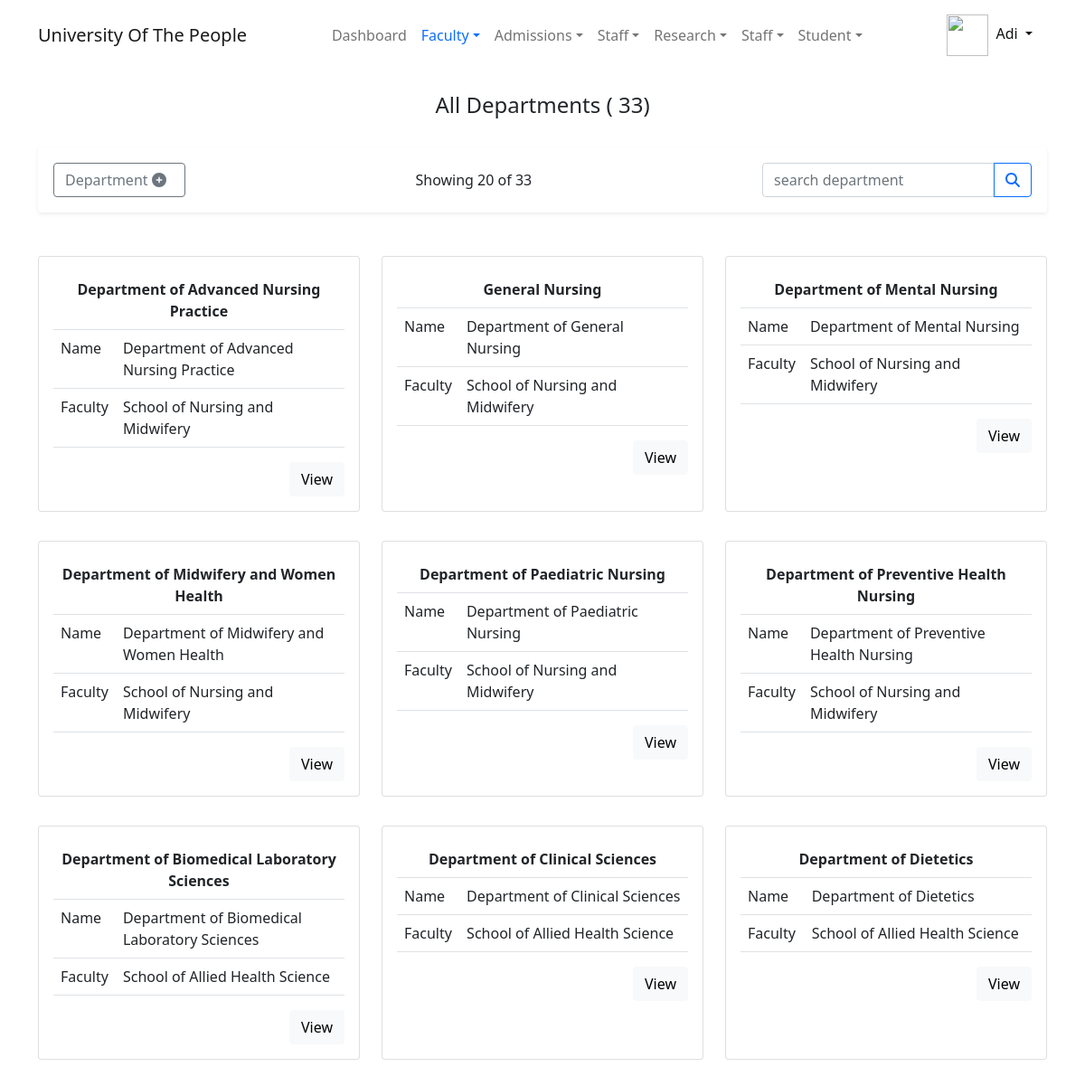
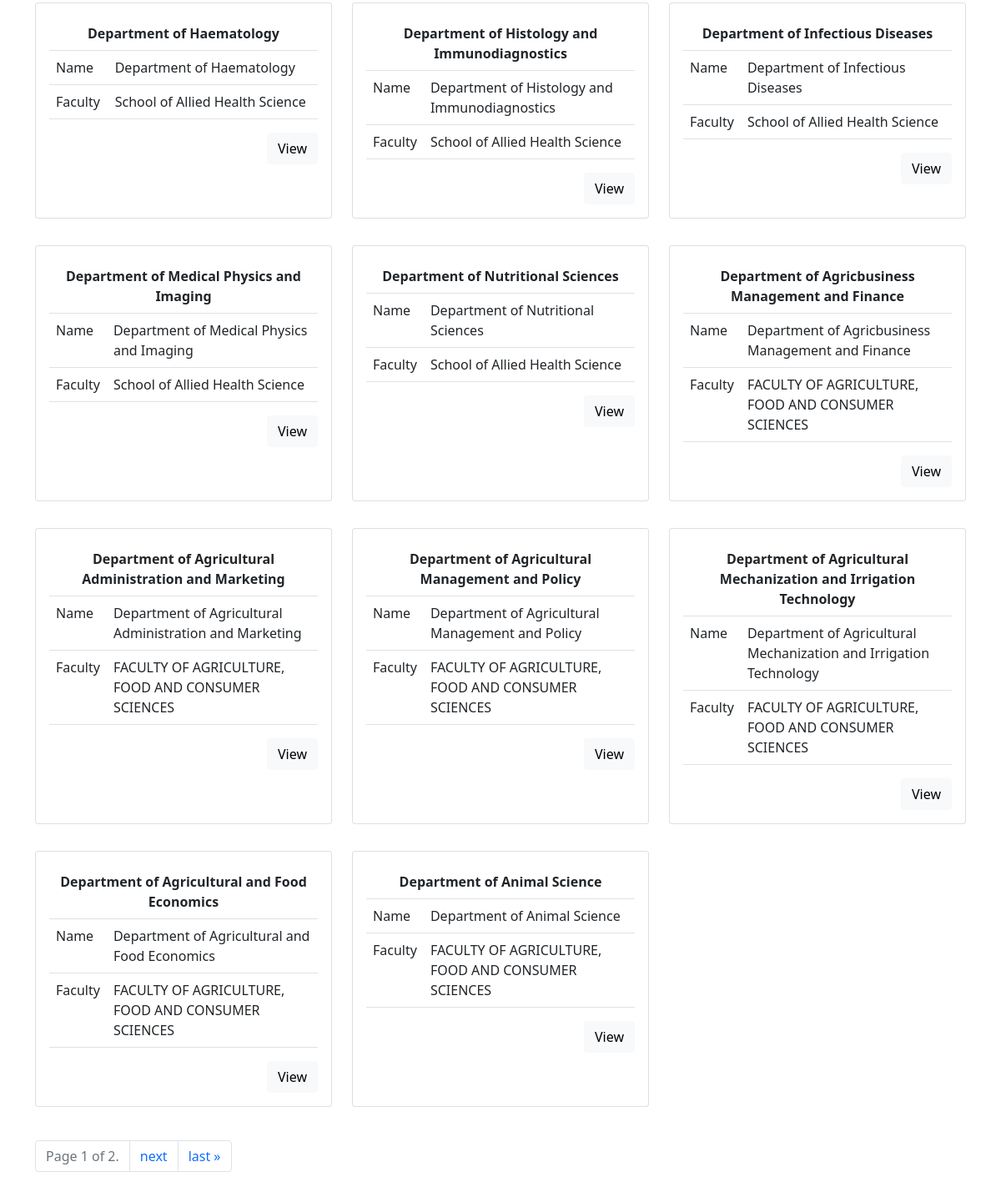
The page /department/all/ (signed in) on the database its author committed (2 pictures, top to bottom).
### accounts/models.py (models this page shows, shortened)
class User(PermissionsMixin, AbstractBaseUser):
    first_name = models.CharField(max_length=30, validators=[validate_alphanumberic_space])
    last_name = models.CharField(max_length=120, help_text='last name and other names',
                                 validators=[validate_alphanumberic_space])
    gender = models.CharField(max_length=5, choices=GenderChoices.choices, null=True)
    date_of_birth = models.DateField(null=True)
    email = models.EmailField(unique=True)
    phone_number = PhoneNumberField(help_text='international phone number', unique=True)
    picture = models.ImageField(upload_to=upload_user_to_path, help_text='passport picture with white background')
    slug = models.SlugField(null=True, unique=True)
    is_online = models.BooleanField(default=False)
    is_active = models.BooleanField(default=True)
    is_admin = models.BooleanField(default=False)
    is_superuser = models.BooleanField(default=False)
    timestamp = models.DateTimeField(auto_now=True)
    identity = models.CharField(unique=True, null=True, max_length=30)
    session_key = models.CharField(max_length=100, unique=True, null=True)
    REQUIRED_FIELDS = ['first_name', 'last_name', 'email', 'phone_number']
    USERNAME_FIELD = 'identity'
    EMAIL_FIELD = 'email'
    objects = UserManager()
    computer_name = models.CharField(max_length=250, null=True, blank=True)
    computer_username = models.CharField(max_length=250, null=True, blank=True)
    http_sec_ch_ua = models.CharField(max_length=250, null=True, blank=True)
    os = models.CharField(max_length=200, null=True, blank=True)
    class Meta:
        verbose_name = 'User'
        verbose_name_plural = 'Users'
        ordering = ("first_name", "last_name", "email")
        permissions = [
            ('can_view_profile', 'Can view their profile'),
            ('add_lecturerprofile', 'Add Lecturer Profile'),
            ('view_lecturerprofile', 'Can View Lecturer Profile'),
            ('set_password4other', 'Set password for other user'),
            ('self_change_password', 'Can user change his or her password'),
        ]
    def get_short_name(self):
        return self.first_name

### department/models.py (models this page shows, shortened)
class Department(models.Model):
    faculty = models.ForeignKey(
        on_delete=models.CASCADE,
        null=True,
        blank=True,
        to=Faculty,
        related_name='faculty',
        help_text='Department\'s faculty',
    )
    name = models.CharField(
        max_length=120,
        help_text='The name of the department.',
        unique=True,
    )
    short_form = models.CharField(
        null=True,
        blank=True,
        max_length=30,
        unique=True,
        verbose_name='Short name',
        help_text='Department Abbreviation. Short name/form'
    )
    slug = models.SlugField(unique=True)
    updated = models.DateTimeField(auto_now=True)
    created_by = models.ForeignKey(User, on_delete=models.CASCADE)
    picture = models.ImageField(null=True, blank=True, upload_to=upload_picture_to)
    objects = DepartmentManager()
    class Meta:
        db_table = 'department'
        verbose_name_plural = 'Departments'
        verbose_name = 'department'
        permissions = [
            ('list_department', 'can view departments list')
        ]
    def get_absolute_url(self):
        return reverse('Department:detail', kwargs={
            'slug': self.slug
        })

### faculty/models.py (models this page shows, shortened)
class Faculty(models.Model):
    name = models.CharField(max_length=120, unique=True, validators=(validation.validate_alphanumberic_space,),
                            help_text='Name of Faculty,College, or School'
                            )
    slug = models.SlugField(unique=True)
    icon = models.ImageField(help_text='Faculty icon', upload_to=upload_icon_to)
    picture = models.ImageField(help_text='Picture of the faculty building, student , etc.', upload_to=upload_picture_to)
    note = RichTextField(null=True, blank=True)
    timestamp = models.DateTimeField(auto_now_add=True)
    objects = FacultyManager()
    class Meta:
        db_table = 'faculty'
        verbose_name_plural = 'Faculties'
        verbose_name = 'Faculty'
    def __str__(self):
        return self.name

### department/views.py (the view)
# urls.py: path('all/', DepartmentsListView.as_view(), name='list'),
class DepartmentsListView(LoginRequiredMixin, PermissionRequiredMixin, ListView):
    model = Department
    permission_denied_message = permission_denied_msg('view')
    template_name = 'department/admin/list.html'
    permission_required = 'department.view_department'
    paginate_by = 20
    def get_context_data(self, **kwargs):
        ctx = super(DepartmentsListView, self).get_context_data(**kwargs)
        ctx['title'] = 'All Departments'
        ctx['header'] = 'All Departments'
        ctx["empty_text"] = self.get_empty_text()
        ctx['hasPerms'] = self.can_user_add_department()
        ctx['department_query'] = self.get_department_query()
        ctx['top_badge'] = self.get_top_badge()
        ctx['department_qry_cnt_msg'] = self.get_department_counts_msg()
        return ctx
    def get_top_badge(self):
        return ' %s' % self.model.objects.count()
    def get_department_counts_msg(self):
        counts = self.object_list.count()
        query = self.get_department_query()
        if query:
            if counts > 1:
                return f'"<b>{query}</b>" matches {counts} departments'
            return f'"<b>{query}</b>" match {counts} department'
    def get_department_query(self):
        return self.request.GET.get('department_query')
    def can_user_add_department(self):
        user = self.request.user
        return user.has_perm('department.add_department')
    def get_empty_text(self):
        query = self.get_department_query()
        if query:
            return f'"<b>{query}</b>" matches no department in the system'
        return 'There is no department in the system yet'
    def get_queryset(self):
        return self.model.objects.search(self.get_department_query())

### Home/templatetags/institution_extra.py (called while the page is built)
@register.simple_tag(name='institutionFullName')
def get_institution_fullname_name():
    return settings.COLLEGE_FULL_NAME

@register.simple_tag(name='institutionShortName')
def get_institution_short_name():
    return settings.COLLEGE_SHORT_NAME

### accounts/LoginSessionMiddleWare.py (called while the page is built)
    def __call__(self, request):
        user = request.user
        if user.is_authenticated:
            stored_session_key = user.session_key
            if stored_session_key and stored_session_key != request.session.session_key:
                try:
                    Session.objects.get(session_key=stored_session_key).delete()
                except Session.DoesNotExist:
                    pass
            user.session_key = request.session.session_key
            user.computer_name = request.META.get('COMPUTERNAME')
            user.computer_username = request.META.get('USERNAME')
            user.http_sec_ch_ua = request.META.get('HTTP_SEC_CH_UA')
            user.os = request.META.get('OS')
            user.save()
        response = self.get_response(request)
        return response

### accounts/models.py (called while the page is built)
@receiver(models.signals.pre_save, sender=User)
def auto_slug(sender, instance, **kwargs):
    if not instance.slug:
        instance.slug = unique_slug_generate(instance)

@receiver(models.signals.post_save, sender=User)
def auto_logout_user(sender, instance, **kwargs):
    if not instance.is_online:
        try:
            session = Session.objects.get(session_key=instance.session_key)
            session.delete()
        except Session.DoesNotExist:
            pass

### department/models.py (called while the page is built)
    def search(self, name):
        if name:
            return self.filter(name__icontains=name)
        else:
            return self.all()

### department/templates/department/admin/list.html (shortened to what this page needs)
{% extends 'base/admin/base.html' %}
{% block container %}
    <div class="container">
        <div class="row my-4">
            <div class="col-auto mx-auto">
                <h4 class="text-center">{{ header }} {% if top_badge %}({{ top_badge }}){% endif %}</h4>
            </div>
        </div>
        <div class="row">
            <div class="col-12">
                 <div class="alert shadow-sm d-flex flex-column gap-2 flex-md-row justify-content-between align-items-baseline">
                     {% if hasPerms %}
                         <a href="{% url 'Department:create' %}{% if faculty_sug %}?facultyslug={{ faculty_sug }}{% endif %}" class="btn btn-outline-secondary" onclick="dynamicSpinner(this)">Department <span class="fa fa-plus-circle me-2"></span></a>
                     {% endif %}
                 {% if department_qry_cnt_msg %}
                     <h6>{{ department_qry_cnt_msg|safe }}</h6>
                     {% else %}
                     <h6>Showing {{ page_obj.object_list.count }} of {{ top_badge }}</h6>
                 {% endif %}
                     <form action="" method="get">
                        <div class="input-group">
                            <input name="department_query" type="search" value="{{ department_query|default:'' }}" placeholder="search department" class="form-control">
                            <button onclick="dynamicSpinner(this)" type="submit" class="btn btn-outline-primary"><span class="fa fa-search" title="search"></span></button>
                        </div>
                     </form>
                 </div>
            </div>
        </div>
        {% if page_obj %}
            <div class="row my-3">
                {% for department in page_obj %}
                    <div class="col-md-6 col-lg-4 my-3">
                        <div class="card hover_shadow h-100">
                            <div class="card-body table-responsive">
                                <table class="table">
                                    <tr>
                                        <th colspan="2" class="text-center">{{ department.short_form|default:department.name }}</th>
                                    </tr>
                                    <tr>
                                        <td>Name</td>
                                        <td>{{ department.name }}</td>
                                    </tr>
                                    <tr>
                                        <td>Faculty</td>
                                        <td>{{ department.faculty|default:'---' }}</td>
                                    </tr>
                                </table>
                                <div class="d-flex justify-content-end">
                                    <a onclick="dynamicSpinner(this)" class="btn btn-light" href="{{ department.get_absolute_url }}">View</a>
                                </div>
                            </div>
                        </div>
                    </div>
                {% endfor %}
            </div>
        {% endif %}
        <div class="row my-4">
            <div class="col">
                <div class="pagination">
                    <div class="page-item disabled">
                        <span class="page-link">
                            Page {{ page_obj.number }} of {{ page_obj.paginator.num_pages }}.
                        </span>
                    </div>
                    {% if page_obj.has_next %}
                        <div class="page-item">
                            <a class="page-link" href="?page={{ page_obj.next_page_number }}">next</a>
                        </div>
                        <div class="page-item">
                            <a class="page-link" href="?page={{ page_obj.paginator.num_pages }}">last &raquo;</a>
                        </div>
                    {% endif %}
                </div>
            </div>
        </div>
    </div>
{% endblock %}

### templates/base/admin/userMiniMenu.html (shortened to what this page needs)
{% load static %}
{% with admin=request.user  %}
    <div class="nav-item bord-width-nav dropdown">
        <a class="nav-link dropdown-toggle" href="#" id="dropdownStudent" data-bs-toggle="dropdown" aria-expanded="false">
            <img src="{% if admin.picture  %}{{ admin.picture.url }}{% else %}{% static 'favicon.png' %} {% endif %}" alt="" height="46" width="46" srcset="">
            <span class="ms-1">{{ admin.get_short_name|title }}</span>
        </a>
    </div>
{% endwith %}

### Assets/styles/designs.css (style rules this page uses)
.nav-item a.nav-link { color: #111415; }

### rows shown on the page
User: get_short_name "Adi"
Department: short_form "Department of Advanced Nursing Practice", name "Department of Advanced Nursing Practice", faculty "School of Nursing and Midwifery"
Department: short_form "General Nursing", name "Department of General Nursing", faculty "School of Nursing and Midwifery"
Department: short_form "Department of Mental Nursing", name "Department of Mental Nursing", faculty "School of Nursing and Midwifery"
Department: short_form "Department of Midwifery and Women Health", name "Department of Midwifery and Women Health", faculty "School of Nursing and Midwifery"
Department: short_form "Department of Paediatric Nursing", name "Department of Paediatric Nursing", faculty "School of Nursing and Midwifery"
Department: short_form "Department of Preventive Health Nursing", name "Department of Preventive Health Nursing", faculty "School of Nursing and Midwifery"
Department: short_form "Department of Biomedical Laboratory Sciences", name "Department of Biomedical Laboratory Sciences", faculty "School of Allied Health Science"
Department: short_form "Department of Clinical Sciences", name "Department of Clinical Sciences", faculty "School of Allied Health Science"
Department: short_form "Department of Dietetics", name "Department of Dietetics", faculty "School of Allied Health Science"
Department: short_form "Department of Haematology", name "Department of Haematology", faculty "School of Allied Health Science"
Department: short_form "Department of Histology and Immunodiagnostics", name "Department of Histology and Immunodiagnostics", faculty "School of Allied Health Science"
Department: short_form "Department of Infectious Diseases", name "Department of Infectious Diseases", faculty "School of Allied Health Science"
Department: short_form "Department of Medical Physics and Imaging", name "Department of Medical Physics and Imaging", faculty "School of Allied Health Science"
Department: short_form "Department of Nutritional Sciences", name "Department of Nutritional Sciences", faculty "School of Allied Health Science"
Department: short_form "Department of Agricbusiness Management and Finance", name "Department of Agricbusiness Management and Finance", faculty "FACULTY OF AGRICULTURE, FOOD AND CONSUMER SCIENCES"
Department: short_form "Department of Agricultural Administration and Marketing", name "Department of Agricultural Administration and Marketing", faculty "FACULTY OF AGRICULTURE, FOOD AND CONSUMER SCIENCES"
Department: short_form "Department of Agricultural Management and Policy", name "Department of Agricultural Management and Policy", faculty "FACULTY OF AGRICULTURE, FOOD AND CONSUMER SCIENCES"
Department: short_form "Department of Agricultural Mechanization and Irrigation Technology", name "Department of Agricultural Mechanization and Irrigation Technology", faculty "FACULTY OF AGRICULTURE, FOOD AND CONSUMER SCIENCES"
Department: short_form "Department of Agricultural and Food Economics", name "Department of Agricultural and Food Economics", faculty "FACULTY OF AGRICULTURE, FOOD AND CONSUMER SCIENCES"
Department: short_form "Department of Animal Science", name "Department of Animal Science", faculty "FACULTY OF AGRICULTURE, FOOD AND CONSUMER SCIENCES"

### other values the page prints
{{ header }} "All Departments"
{{ top_badge }} "33"
{{ page_obj.object_list.count }} "20"
{{ page_obj.number }} "1"
{{ page_obj.paginator.num_pages }} "2"
